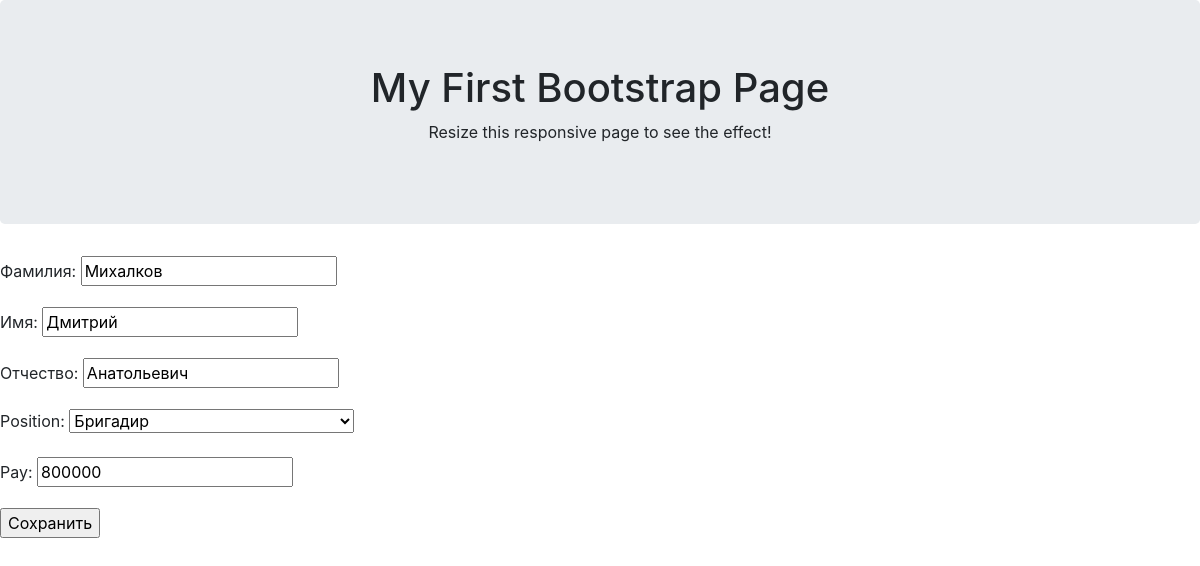
/table/change/2799/, run on an earlier commit of the app's database.
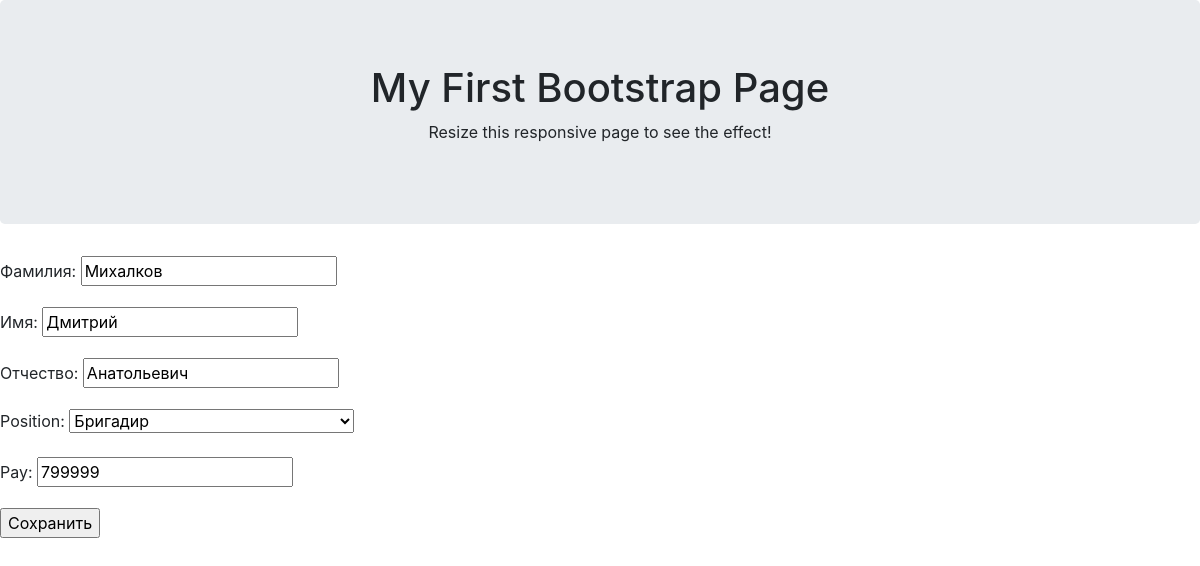
And on a later commit of the database.
### employee/models.py (models this page shows, shortened)
class Employee(MPTTModel):
    positions = (
        (None,'Выберите должность сотрудника'),
        ('cook','Повар'),
        ('shift_chef','Повар смены'),
        ('foreman','Бригадир'),
        ('sous_chef','Су шеф'),
        ('chef','Шеф повар')
    )
    last_name = models.CharField(verbose_name ='Фамилия',max_length = 50)
    first_name = models.CharField(verbose_name ='Имя', max_length = 50)
    middle_name = models.CharField(verbose_name ='Отчество',max_length = 50 )
    position = models.CharField(verbose_name = 'Должность',choices=positions,max_length=50)
    employment_date  = models.DateField(verbose_name='Дата приема на работу', auto_now=True)
    pay = models.DecimalField(max_digits=7,decimal_places=0)
    parent = TreeForeignKey('self',on_delete = models.CASCADE,null = True,blank=True, related_name = 'children')
    class MPTTMeta:
        order_inversion_by = ['first_name']

### employee/views.py (the view)
# urls.py: path('table/change/<int:pk>/',ChangeView.as_view(),name='change'),
class ChangeView(UpdateView):
    model = Employee
    form_class = EmployForm
    success_url = reverse_lazy('main')
    template_name = 'change.html'

### employee/forms.py
class EmployForm(forms.ModelForm):
    positions = (
        (None,'Выберите должность сотрудника'),
        ('cook','Повар'),
        ('shift_chef','Повар смены'),
        ('foreman','Бригадир'),
        ('sous_chef','Су шеф'),
        ('chef','Шеф повар')
    )
    last_name = forms.CharField(label ='Фамилия',max_length = 50)
    first_name = forms.CharField(label ='Имя', max_length = 50)
    middle_name = forms.CharField(label ='Отчество',max_length = 50 )
    position = forms.ChoiceField( choices=positions)
    pay = forms.DecimalField(max_digits=7,decimal_places=0)
    class Meta:
        model = Employee
        fields =('last_name','first_name','middle_name','position','pay')

### templates/change.html (shortened to what this page needs)
{% extends "base.html" %}
{% block content %}
<div class="jumbotron text-center">
    <h1>My First Bootstrap Page</h1>
    <p>Resize this responsive page to see the effect!</p>
  </div>
<form method="POST">
    {{ form.as_p }}
    <input type="submit" value="Сохранить">
</form>
{% endblock content %}

What changed in the data, as far as the page shows it:
changed Employee "Михалков": pay "800000" → "799999"
